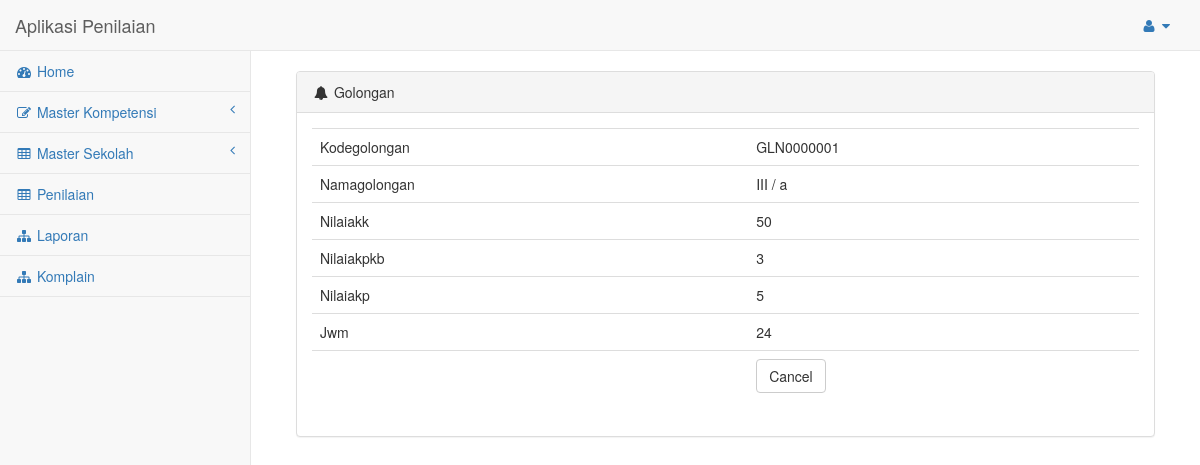
The app's page /golongan/view/GLN0000001.html with its own data.
### tables this page shows
CREATE TABLE IF NOT EXISTS `golongan` (
  `kodegolongan` varchar(10) NOT NULL,
  `namagolongan` varchar(70) NOT NULL,
  `nilaiakk` int(11) NOT NULL COMMENT 'angka kredit kumulatif minimal',
  `nilaiakpkb` int(11) NOT NULL COMMENT 'Angka Kredit Pengembangan Keprofesian Berkelanjutan',
  `nilaiakp` int(11) NOT NULL COMMENT 'angka kredit penunjang',
  `jwm` int(11) NOT NULL COMMENT 'jam wajib mengajar'
);

### application/controllers/Golongan.php (called while the page is built, shortened)
<?php
class Golongan extends CI_Controller
{
    function __construct()
    {
        $this->load->model('M_golongan');
        $this->load->library('form_validation');
        $this->load->model('CodeGenerator');
    }
    public function view($id)
    {
        $this->load->view('nav');
        $row = $this->M_golongan->selectById($id);
        if ($row) {
            $data = array(
		'kodegolongan' => $row->kodegolongan,
		'namagolongan' => $row->namagolongan,
		'nilaiakk' => $row->nilaiakk,
		'nilaiakpkb' => $row->nilaiakpkb,
		'nilaiakp' => $row->nilaiakp,
		'jwm' => $row->jwm,
	    );
            $this->load->view('golongan/v_golonganlihat', $data);
        }
        $this->load->view('foot');
    }
}

### index.php (called while the page is built, shortened)
<?php
require_once BASEPATH.'core/CodeIgniter.php';

### application/models/M_golongan.php (called while the page is built, shortened)
<?php
class M_golongan extends CI_Model
{
    public $table = 'golongan';
    public $primary = 'kodegolongan';
    function selectById($id)
    {
        $this->db->where($this->primary, $id);
        return $this->db->get($this->table)->row();
    }
}

### application/views/golongan/v_golonganlihat.php (the view)
<div class="col-lg-12">
                    <div class="panel panel-default">
                        <div class="panel-heading">
                            <i class="fa fa-bell fa-fw"></i> Golongan
                        </div>
                         <div class="panel-body">
        <table class="table">
	    <tr><td>Kodegolongan</td><td><?php echo $kodegolongan; ?></td></tr>
	    <tr><td>Namagolongan</td><td><?php echo $namagolongan; ?></td></tr>
	    <tr><td>Nilaiakk</td><td><?php echo $nilaiakk; ?></td></tr>
	    <tr><td>Nilaiakpkb</td><td><?php echo $nilaiakpkb; ?></td></tr>
	    <tr><td>Nilaiakp</td><td><?php echo $nilaiakp; ?></td></tr>
	    <tr><td>Jwm</td><td><?php echo $jwm; ?></td></tr>
	    <tr><td></td><td><a href="<?php echo site_url('golongan') ?>" class="btn btn-default">Cancel</a></td></tr>
	</table></div></div></div>

### records on screen
golongan: kodegolongan "GLN0000001", namagolongan "III / a", nilaiakk "50", nilaiakpkb "3", nilaiakp "5", jwm "24"
